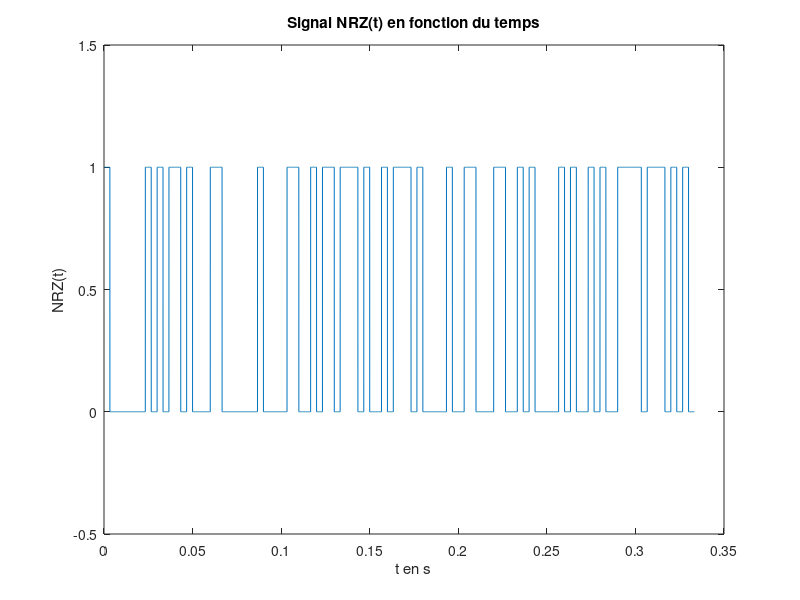

Here is the MATLAB script that generated this plot: (Note: this script raises an error after producing the figure.)
clear all
close all
clc

% Paramètres
F0 = 6000; % Fréquence bits 0 en Hz
F1 = 2000; % Fréquence bits 1 en Hz
Fe = 48000; % Fréquence d'échantillonage en Hz
Te = 1/Fe; % Période d'échantillonage en secondes
Ts = 1/300; % s/bits, le débit souhaité max est de 300 bits/seconde

Ns = floor(Ts/Te); % échantillons/bits, on prend la partie entière, Ts = Ns*Te
Nb_bits = 100; % Nombre de bits du signal émis
Nb_echantillons = Nb_bits*Ns; % Nombre d'échantillons
Null = 2000;

donnees = randi(0:1, Nb_bits, 1); % Génération de Nb_bits 0 ou 1 de manière aléatoire
NRZ = zeros(Nb_echantillons,1); % Initialisation du signal NRZ avec Nb_echantillons echantillons
T = ([0:Nb_echantillons-1]*Te)'; % Le signal est tracé de 0 à (Nb_echantillons-1)*Te secondes,
                                 % avec un pas de Te

                                 
%% 3.Modem de fréquence - Démodulation par filtrage
        

%3.1 Construction du signal modulé en fréquence

%3.1.1.1 Génération du signal NRZ 
for i = 1:Nb_bits
    NRZ((i-1)*Ns+1:i*Ns) = donnees(i); 
end;

%3.1.1.2 Tracé du signal NRZ(t) en fonction du temps
figure; % figure 1
plot(T,NRZ);
ylim([-0.5 1.5]);
xlabel('t en s');
ylabel('NRZ(t)');
title('Signal NRZ(t) en fonction du temps');

%3.1.1.3 Tracé de la DSP de NRZ théorique et expérimentale
[DSP_NRZ_Th,f] = DSP_rectangulaire(Nb_echantillons,Fe,NRZ,0);
DSP_NRZ_Exp = (Ts*sinc(pi*f*Ts).^2 + dirac(f))/4;

figure; % figure 2
subplot(211);
semilogy(f,DSP_NRZ_Th);
ylim([1e-06 1000]);
xlim([-2000 2000]);
xlabel('f en Hz');
ylabel('DSP NRZ Th(f)');
title('DSP théorique de NRZ en fonction de f');

subplot(212);
semilogy(f,DSP_NRZ_Exp);
ylim([1e-10 1e-2]);
xlim([-2000 2000]);
xlabel('f en Hz');
ylabel('DSP NRZ Exp(f)');
title('DSP expérimentale de NRZ en fonction de f');
% pwelch à tester plus tard

%3.1.2.1 Génération du signal x(t) modulé en fréquence
phi0 = rand*2*pi;
phi1 = rand*2*pi;
Cos0 = cos(2*pi*F0*T + phi0);
Cos1 = cos(2*pi*F1*T + phi1);
%Un = eye(size(NRZ));
x_module = (1 - NRZ).*Cos0 + NRZ.*Cos1;

%3.1.2.2 Tracé du signal x(t) en fonction du temps
figure; % figure 3
plot(T,x_module);
ylim([-1.5 1.5]);
xlim([0.05 0.08]);
xlabel('t en s');
ylabel('x(t)');
title('Signal x(t) en fonction de t');

%3.1.2.3 Calcul de la DSP de x(t) en fonction de la DSP de NRZ
% DSP_NRZ_plus_F1 = DSP_rectangulaire(Nb_echantillons,Fe,NRZ,F1);
% DSP_NRZ_plus_F0 = DSP_rectangulaire(Nb_echantillons,Fe,NRZ,F0);
% DSP_NRZ_moins_F1 = DSP_rectangulaire(Nb_echantillons,Fe,NRZ,-F1);
% DSP_NRZ_moins_F0 = DSP_rectangulaire(Nb_echantillons,Fe,NRZ,-F0);
% DSP_X_Exp = (dirac(f-F1) + dirac(f+F1) - dirac(f-F0) - dirac(f-F1))*DSP_NRZ_Exp/4;

%3.1.2.4 Tracé de la DSP de x(t) théorique et expérimentale
DSP_X_Th = DSP_rectangulaire(Nb_echantillons,Fe,x_module,0);

figure; % figure 4
subplot(211);
semilogy(f,DSP_X_Th);
ylim([1e-05 100]);
xlim([-7000 7000]);
xlabel('f en Hz');
ylabel('DSP X Th(f)');
title('DSP X théorique en fonction de f');

subplot(212);
%ylim([1e-04 10]);
%xlim([-6000 6000]);
% semilogy(f,DSP_X_Exp);
% xlabel('f en Hz');
% ylabel('DSP X Exp(f)');
% title('DSP X expérimental en fonction de f');

% S_x = abs(fft(x_module).^2)/length(x_module);
% figure; 
% subplot(411);
% semilogy(S_x);
% subplot(412);
% pwelch(x_module);

%3.2 Canal de transmission à bruit additif, blanc et Gaussien
Px = mean(abs(x_module).^2);
SNR = 10;
sigma = sqrt(Px*10^(-SNR/10));
bruit = sigma*randn(1,Nb_echantillons);

figure; % figure 5 
plot(T,bruit);
ylim([-1.5 1.5]);
xlabel('Temps (secondes)');
ylabel('bruit');
title('Tracé du bruit en fonction du temps');

x_bruite = x_module + transpose(bruit);
figure; % figure 6 
subplot(211);
plot(T,x_module);
ylim([-1.5 1.5]);
xlim([0.05 0.06]);
xlabel('t en s');
ylabel('x(t) sans bruit');
title('Signal x(t) avant ajout du bruit en fonction du temps pour SNR = 10');

subplot(212);
plot(T,x_bruite);
ylim([-1.5 1.5]);
xlim([0.05 0.06]);
xlabel('Temps (secondes)');
ylabel('x bruite');
title('Tracé du signal x bruite en fonction du temps pour SNR = 10');

%3.3 Démodulation par filtrage

%3.3.1 Filtre passe-bas
ordre = 60;
fc = 4000; %Hz
fnorm = fc/Fe;
Tfiltre = (-ordre*Te:Te:ordre*Te);
Ffiltre = (-(2*ordre+1)/2:(2*ordre+1)/2-1)*(Fe/(2*ordre+1));
h_passe_bas = (2*fnorm)*sinc(2*fc*Tfiltre);
y_passe_bas = filter(h_passe_bas,(1),x_module);
H_passe_bas = abs(fftshift(fft(h_passe_bas)));

%3.3.2 Filtre passe-haut
%H_passe_haut = 1 - H_passe_bas;
h_passe_haut = - h_passe_bas;
h_passe_haut(ordre+1) = h_passe_haut(ordre+1) + 1;
y_passe_haut = filter(h_passe_haut,(1),x_module);

%3.3.3 Filtrage ok + manque prise en compte du retard

%3.3.4.1 Tracés réponse impulsionnelle et réponse en fréquence des filtres
figure; % figure 7 
subplot(211);
plot(Tfiltre,h_passe_bas);
title('Réponse impulsionnelle du filtre passe bas');
%ylim([-1.5 1.5]);
xlim([-0.001 0.001]);

subplot(212);
plot(Ffiltre,H_passe_bas);
title('Reponse fréquentielle du filtre passe bas');
%ylim([-1.5 1.5]);
xlim([-9000 9000]);

%3.3.4.2 Tracés DSP de x(t) et réponse fréquentielle du filtre
figure; % figure 8 - DSP x(t) et y(t)
semilogy(f,DSP_X_Th);
ylim([1e-2 30]);
xlim([-8000 8000]);
xlabel('f en Hz');
ylabel('DSP X Th(f)');
title('DSP X théorique en fonction de f');

hold on;
semilogy(Ffiltre,H_passe_bas);
ylim([1e-02 30]);
xlim([-9000 9000]);

%3.3.4.3 
figure; % figure 9 - y(t) et DSP_y(t)
subplot(211);
plot(T,y_passe_bas);
ylim([-1.5 1.5]);
xlim([0.1 0.15]);
xlabel('t en secondes');
ylabel('y(t) signal filtré');
title('Signal y(t) filtré en fonction du temps');

DSP_Y_passe_bas = DSP_rectangulaire(Nb_echantillons,Fe,y_passe_bas,0);
subplot(212);
semilogy(f,DSP_Y_passe_bas);
ylim([1e-2 100]);
xlim([-8000 8000]);
xlabel('f en Hz');
ylabel('DSP Y (f)');
title('DSP Y en fonction de f');

% figure; % figure 8 - passe haut
% subplot(211);
% plot(T,x_module);
% ylim([-1.5 1.5]);
% xlim([0.01 0.03]);
% 
% subplot(212);
% plot(T,y_passe_haut);
% ylim([-1.5 1.5]);
% xlim([0.01 0.03]);
% % plot(Freq, H_passe_haut);
% % plot(intervalle, h_passe_haut);
% 
% figure; % figure 9 - passe haut et bas
% subplot(311);
% plot(T,x_module);
% ylim([-1.5 1.5]);
% xlim([0.01 0.03]);
% 
% subplot(312);
% plot(T,y_passe_bas);
% ylim([-1.5 1.5]);
% xlim([0.01 0.03]);
% 
% subplot(313);
% plot(T,y_passe_haut);
% ylim([-1.5 1.5]);
% xlim([0.01 0.03]);
